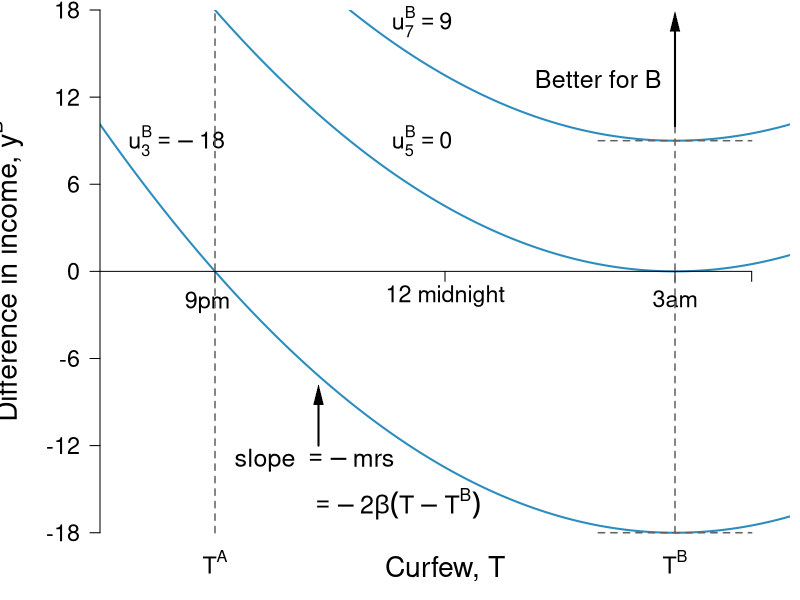

Generate this figure with R:
#Graph Designer: Simon Halliday, Scott Cohn
#Authors: Bowles and Halliday
#Title: Coordination, Conflict and Competition: A Text in Microeconomics

library(shape)
pdf(file = "what_can_markets_do/curfew_indifference_b_twopanelsize.pdf", width = 7, height = 5)

# Set parameters for graphics
axislabelsize <- 1.7
labelsize <- 1.5 - 0.1
namesize <- 1.8
annotatesize <- 1.5
graphlinewidth <- 2
segmentlinewidth <- 1.5

COL <- c("#7fc97f", "#beaed4", "#fdc086", "#ffff99", "#386cb0", "#f0027f", "#bf5b17", "#666666")
COLA <- c("#e0f3db", "#99d8c9","#66c2a4","#41ae76", "#238b45", "#005824")
COLB <- c("#c6dbef", "#4eb3d3", "#2b8cbe", "#0868ac","#084081")
COLC <- c("#fcfbfd", "#efedf5", "#dadaeb", "#bcbddc", "#9e9ac8", "#807dba", "#6a51a3", "#54278f", "#3f007d")
grays <- gray.colors(25, start = 1, end = 0, alpha = 1)

#Edited the margins to cater for the larger LHS labels
par(mar =  c(3, 5, 0.5, 0.5))

#proportion of wealth functions

MUb <- function(x, beta = 1/2, Tb = 9){
  2*beta*(Tb - x)
}

uA <- function(x, y, alpha = 1/2, Ta = 3){
  y - alpha*(Ta - x)^2
}

uB <- function(x, y, beta = 1/2, Tb = 9){
  (-y) + beta*(Tb - x)^2
}

uB2 <- function(x, y, alpha = 1/2, Tb = 9){
  y + alpha*(Tb - x)^2
}

MUa <- function(x, alpha = 1/2, Ta = 3){
  -2*alpha*(Ta - x)
}


#Add limits on axes and levels of utility for each function 
ylims <- c(-18.5, 18)
xlims <- c(1.5, 10.5)
#b <- c(18, 9/2, 0, -4.5, -9)
b <- c(18, 0,  -9)

npts <- 501 
x <- seq(xlims[1], xlims[2], length.out = npts)
y <- seq(ylims[1], ylims[2], length.out = npts) 

plot(0, 0, xlim = xlims, ylim = ylims, type = "n",
     xlab = expression(paste("")),
     ylab = expression(paste("")), 
     xaxt = "n", 
     yaxt = "n", 
     cex.lab = axislabelsize, 
     bty = "n", 
     xaxs = "i", 
     yaxs = "i"
)
contour(x, y, 
        outer(x, y, uB),
        drawlabels = FALSE,
        col = COLB[3],
        lwd = graphlinewidth,
        levels = b, 
        xaxs = "i", 
        yaxs = "n", 
        add = TRUE)

# contour(x, y, 
#         outer(x, y, uB2),
#         drawlabels = FALSE,
#         col = COLA[3],
#         lwd = graphlinewidth,
#         levels = b2, 
#         xaxs = "i", 
#         yaxs = "i", 
#         add = TRUE)

#x and y limits with plain axes without ticks/numbers to match previous graph; y axes on both sides

ticksx <- c(1, 3, 6, 9, 10)
#xlabels <- c(NA, expression(paste(T^A == 9*p*m)), expression(paste("12 midnight")),  expression(paste(T^B  == 3*a*m)), NA)
xlabels <- c(NA, NA, expression(paste("12 midnight")),  expression(paste(3*a*m)), NA)#ticksy <- c(0, MUa(x = 7.5), MUa(x = 6), MUb(x = 7.5), ylims[2])
#ylabels <- c(NA, expression(paste(-u[T]^A*(T*minute))), expression(paste(-u[T]^A == u[T]^B)), expression(paste(u[T]^B*(T*minute))), NA)
ticksy <- seq(-18, 18, 6)
ylabels <- seq(-18, 18, 6)

text(2.9, -2.15, expression(paste(9*p*m)), xpd = TRUE, cex = labelsize, srt = 0) 


axis(1, at = ticksx,  pos = 0, labels = xlabels, cex.axis = labelsize)
axis(2, at = ticksy,  pos = 1.5, labels = ylabels, las = 1, cex.axis = labelsize)
#axis(4, at = ticksy2, pos = 9, labels = FALSE, las = 1, cex.axis = labelsize)


#Disutility polygon
# xrent <- c(3, 4.5, 9, 3)
# yrent <- c(MUa(3), MUa(4.5, alpha = 3/4), MUb(9), MUa(3))
# polygon(xrent, yrent, col = COL[4], density = NULL, border = NA)


npts <- 503 
xx1 <- seq(xlims[1], xlims[2], length.out = npts)
xx2 <- seq(0, xlims[2], length.out = npts)
xx3 <- seq(xlims[1], 0, length.out = npts)
xx4 <- seq(-11, 0, length.out = npts)
xx5 <- seq(xlims[1], xlims[2], length.out = npts)

#Axis labels and draw linear utility functions
text(6, -20.5, expression(paste("Curfew, T")), xpd = TRUE, cex = axislabelsize, srt = 0) 
#text(, side = 1, line = 2, cex = axislabelsize)
text(xlims[1] - 1.23, 0, expression(paste("Difference in income, ", y^B)), xpd = TRUE, cex = axislabelsize, srt = 90) 

# lines(xx1, MUb(xx1), col = COLB[4], lwd = graphlinewidth)
#lines(xx1, MUa(xx1), col = COLA[5], lwd = graphlinewidth)
#lines(xx5, MUa(xx5, alpha = 3/4), col = COLA[5], lwd = segmentlinewidth, lty = 1)
#lines(xx1, MUb(xx1, beta = 1/4), col = COLB[4], lwd = segmentlinewidth, lty = 1)

#Label points on line

# text(6, MUa(6) + 0.2, expression(paste(i)), cex = labelsize)
# segments(6, 0, 6, MUa(6), lty = 2, col = grays[20], lwd = segmentlinewidth)
# segments(0, MUa(6), 6, MUa(6), lty = 2, col = grays[20], lwd = segmentlinewidth)
# points(6, MUa(6), pch = 16, col = "black", cex = 1.5)

# text(7.5 + 0.1, MUa(7.5) - 0.1, expression(paste(g)), cex = labelsize)
# segments(7.5, MUb(7.5), 0, MUb(7.5), lty = 2, col = grays[20], lwd = segmentlinewidth)
# segments(7.5, MUa(7.5), 0, MUa(7.5), lty = 2, col = grays[20], lwd = segmentlinewidth)
# segments(7.5, 0, 7.5, MUa(7.5), lty = 2, col = grays[20], lwd = segmentlinewidth)
# points(7.5, MUb(7.5), pch = 16, col = "black", cex = 1.5)

# text(7.5 + 0.1, MUb(7.5) + 0.1, expression(paste(h)), cex = labelsize)
# points(7.5, MUa(7.5), pch = 16, col = "black", cex = 1.5)

#Label relevant points on axes

#text(20, -.9, expression(paste("x*")), xpd = TRUE, cex = labelsize)
#text(33, -.9, expression(paste("a"[x])), xpd = TRUE, cex = labelsize)

#text(-2, 33, expression(paste(-u[x]^B*(x*minute))),  xpd = TRUE, cex = labelsize)
#text(-2, 7, expression(paste(u[x]^A*(x*minute))),  xpd = TRUE, cex = labelsize)

# text(4, 4, expression(paste("B's marginal disutility")), xpd = TRUE, cex = labelsize)
# text(4, 3.5, expression(paste(u[T]^B == 2*beta*(T^B - T))), xpd = TRUE, cex = labelsize)
# #text(4, 5.5, expression(paste(beta == frac(1,2))), xpd = TRUE, cex = labelsize)
# text(3.8, 3, expression(paste(beta == frac(1,4))), xpd = TRUE, cex = labelsize)


# text(7.75, 5.5, expression(paste("-A's marginal disutility ")),  xpd = TRUE, cex = labelsize)
# text(7.75, 5.2, expression(paste(-u[T]^A == -2*alpha*(T^A - T))),  xpd = TRUE, cex = labelsize)
# #text(7.75, 5.5, expression(paste(alpha == frac(1,2))), xpd = TRUE, cex = labelsize)
# text(7.75, 4.7, expression(paste(alpha == frac(3,4))), xpd = TRUE, cex = labelsize)


#arrows(6, 6, 3, 8, xpd = TRUE, length=0.1,angle=40,lwd=3)

text(2.5, 9, expression(paste( u[3]^B == -18 )), xpd = TRUE, cex = labelsize)
text(5.7, 9, expression(paste( u[5]^B == 0)), xpd = TRUE, cex = labelsize)
text(5.7, 17.2, expression(paste( u[7]^B == 9)), xpd = TRUE, cex = labelsize)

#Tangent segments
segments(8, 9, 10, 9, lty = 2, col = grays[22], lwd = segmentlinewidth, xpd = TRUE)
segments(8, -18, 10, -18, lty = 2, col = grays[22], lwd = segmentlinewidth, xpd = TRUE)

segments(3, -18, 3, 18, lty = 2, col = grays[22], lwd = segmentlinewidth, xpd = TRUE)
segments(9, -18, 9, 18, lty = 2, col = grays[22], lwd = segmentlinewidth, xpd = TRUE)

text(3, -20, expression(paste(T^A)), xpd = TRUE, cex = labelsize)
text(9, -20, expression(paste(T^B)), xpd = TRUE, cex = labelsize)

#Axis arrow
# Arrows(6.9, -20, 9, -20,
#        col = "black", lty = 1, lwd = 2, 
#        arr.type = "triangle", xpd = TRUE,
#        arr.lwd = 0.5, code = 2)

# text(7.75, -12.8, expression(paste("Later")), 
#      xpd = TRUE, cex = axislabelsize )

#Better for B arrow and label
text(8, 13.25, expression(paste("Better for B")), 
     xpd = TRUE, cex = annotatesize)
Arrows(9, 10, 9, 17.2,
       col = "black", lty = 1, lwd = 2, 
       arr.type = "triangle",
       arr.lwd = 0.5, code = 2)

text(4.3, -13, expression(paste("slope ", phantom()==-mrs )), 
     xpd = TRUE, cex = annotatesize)
text(5.35, -16, expression(paste(phantom()==-2*beta(T - T^B))), 
     xpd = TRUE, cex = annotatesize)

Arrows(4.35, -12, 4.35, -8.5,
       col = "black", lty = 1, lwd = 2,
       arr.type = "triangle",
       arr.lwd = 0.5, code = 2)


dev.off()
